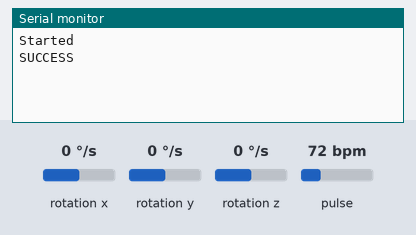
Recording of a sketch running on a simulated Arduino Nano 33 BLE. Shown: the last lines printed to the serial monitor. The test bench sets the inputs (shaded band); at power-on: rotation x 0 °/s, rotation y 0 °/s, rotation z 0 °/s, pulse 72 bpm.

Above: at 1.2 s.
1.3 s: rotation x set to -27 °/s
At 2.7 s:
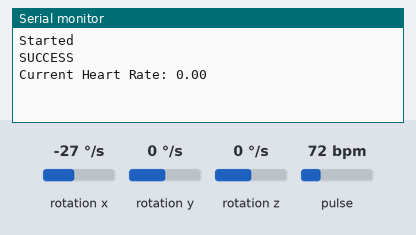
4.3 s: rotation x set to -33 °/s
At 4.7 s:
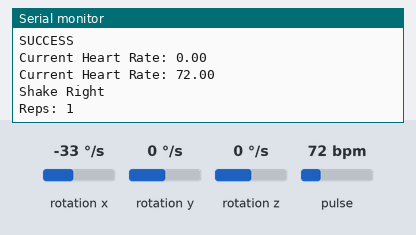
Timing chart, 0 to 7.3 s (numbered marks = the images above; inputs shaded):
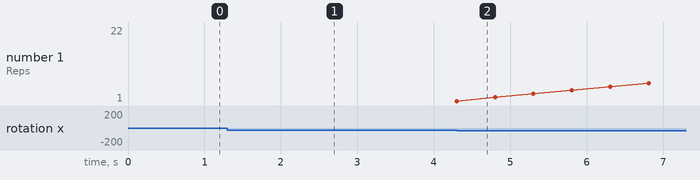

The sketch:

Final_Build.ino
```cpp
#include <Wire.h>
#include "MAX30100_PulseOximeter.h" // heart rate

#include "Arduino_BMI270_BMM150.h" // gyroscope

float x, y, z;
int plusThreshold = 30, minusThreshold = -30;
int reps = 0;

#define REPORTING_PERIOD_MS 2000

PulseOximeter pox;
uint32_t tsLastReport = 0;

void setup() {
  // put your setup code here, to run once:
  Serial.begin(115200);
  while (!Serial);
  Serial.println("Started");

  if (!IMU.begin()) {
    Serial.println("Failed to initialize IMU!");
    while (1);
  }

  if (!pox.begin()) {
    Serial.println("FAILED");
    for (;;);
  } else {
    Serial.println("SUCCESS");
  }

  pox.setIRLedCurrent(MAX30100_LED_CURR_7_6MA);

}

void loop() {
  // put your main code here, to run repeatedly:

  pox.update();

  if (millis() - tsLastReport > REPORTING_PERIOD_MS) {
    tsLastReport = millis();
    Serial.print("Current Heart Rate: ");
    Serial.print(pox.getHeartRate());
    Serial.println(" ");
  }

  if (IMU.gyroscopeAvailable()) {
    IMU.readGyroscope(x, y, z);

  if(y > plusThreshold)
  {
  Serial.println("Shake Front");
  reps += 1;
  Serial.print("Reps: ");
  Serial.print(reps);
  Serial.println(" ");
  delay(500);
  }
  if(y < minusThreshold)
  {
  Serial.println("Shake Back");
  reps += 1;
  Serial.print("Reps: ");
  Serial.print(reps);
  Serial.println(" ");
  delay(500);
  }
  if(x < minusThreshold)
  {
  Serial.println("Shake Right");
  reps += 1;
  Serial.print("Reps: ");
  Serial.print(reps);
  Serial.println(" ");
  delay(500);
  }
  if(x > plusThreshold)
  {
  Serial.println("Shake Left");
  reps += 1;
  Serial.print("Reps: ");
  Serial.print(reps);
  Serial.println(" ");
  delay(500);
  }
  }

}
```

Measured:
- the behaviour switches between -30 and -31 °/s on rotation x (found by bisection; images 1 and 2)
- after the input at 4.3 s, the serial monitor: prints a new line at once (image 2)
